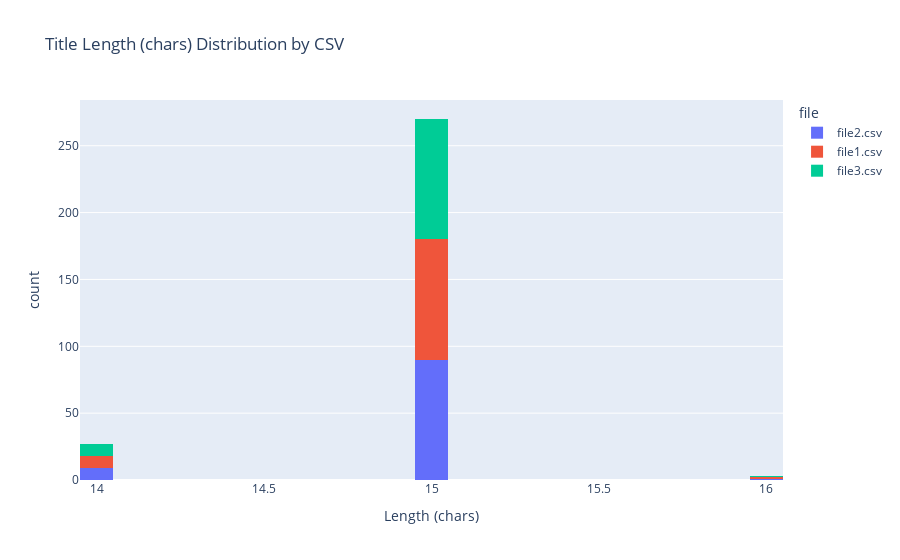

Write notebook code for a chart like this one.
### Code cell
# 3. Title length distribution
fig_title = px.histogram(combined_df, x='title_len', color='file', nbins=30,
                         title='Title Length (chars) Distribution by CSV',
                         labels={'title_len': 'Length (chars)', 'count': 'Frequency'})
fig_title.show()
# fig_title.write_image("title_length_distribution.png")

### Figure 1 — Plotly figure (JSON) as saved in the notebook; plotly's stock layout.template omitted (floating-point values rounded to 4 significant figures)
{"data": [{"bingroup": "x", "hovertemplate": "file=file2.csv<br>Length (chars)=%{x}<br>count=%{y}<extra></extra>", "legendgroup": "file2.csv", "marker": {"color": "#636efa", "pattern": {"shape": ""}}, "name": "file2.csv", "nbinsx": 30, "orientation": "v", "showlegend": true, "type": "histogram", "x": [14, 14, 14, 14, 14, 14, 14, 14, 14, 15, 15, 15, 15, 15, 15, 15, 15, 15, 15, 15, 15, 15, 15, 15, 15, 15, 15, 15, 15, 15, 15, 15, 15, 15, 15, 15, 15, 15, 15, 15, 15, 15, 15, 15, 15, 15, 15, 15, 15, 15, 15, 15, 15, 15, 15, 15, 15, 15, 15, 15, 15, 15, 15, 15, 15, 15, 15, 15, 15, 15, 15, 15, 15, 15, 15, 15, 15, 15, 15, 15, 15, 15, 15, 15, 15, 15, 15, 15, 15, 15, 15, 15, 15, 15, 15, 15, 15, 15, 15, 16], "xaxis": "x", "yaxis": "y"}, {"bingroup": "x", "hovertemplate": "file=file1.csv<br>Length (chars)=%{x}<br>count=%{y}<extra></extra>", "legendgroup": "file1.csv", "marker": {"color": "#EF553B", "pattern": {"shape": ""}}, "name": "file1.csv", "nbinsx": 30, "orientation": "v", "showlegend": true, "type": "histogram", "x": [14, 14, 14, 14, 14, 14, 14, 14, 14, 15, 15, 15, 15, 15, 15, 15, 15, 15, 15, 15, 15, 15, 15, 15, 15, 15, 15, 15, 15, 15, 15, 15, 15, 15, 15, 15, 15, 15, 15, 15, 15, 15, 15, 15, 15, 15, 15, 15, 15, 15, 15, 15, 15, 15, 15, 15, 15, 15, 15, 15, 15, 15, 15, 15, 15, 15, 15, 15, 15, 15, 15, 15, 15, 15, 15, 15, 15, 15, 15, 15, 15, 15, 15, 15, 15, 15, 15, 15, 15, 15, 15, 15, 15, 15, 15, 15, 15, 15, 15, 16], "xaxis": "x", "yaxis": "y"}, {"bingroup": "x", "hovertemplate": "file=file3.csv<br>Length (chars)=%{x}<br>count=%{y}<extra></extra>", "legendgroup": "file3.csv", "marker": {"color": "#00cc96", "pattern": {"shape": ""}}, "name": "file3.csv", "nbinsx": 30, "orientation": "v", "showlegend": true, "type": "histogram", "x": [14, 14, 14, 14, 14, 14, 14, 14, 14, 15, 15, 15, 15, 15, 15, 15, 15, 15, 15, 15, 15, 15, 15, 15, 15, 15, 15, 15, 15, 15, 15, 15, 15, 15, 15, 15, 15, 15, 15, 15, 15, 15, 15, 15, 15, 15, 15, 15, 15, 15, 15, 15, 15, 15, 15, 15, 15, 15, 15, 15, 15, 15, 15, 15, 15, 15, 15, 15, 15, 15, 15, 15, 15, 15, 15, 15, 15, 15, 15, 15, 15, 15, 15, 15, 15, 15, 15, 15, 15, 15, 15, 15, 15, 15, 15, 15, 15, 15, 15, 16], "xaxis": "x", "yaxis": "y"}], "layout": {"barmode": "relative", "legend": {"title": {"text": "file"}, "tracegroupgap": 0}, "title": {"text": "Title Length (chars) Distribution by CSV"}, "xaxis": {"anchor": "y", "domain": [0, 1], "title": {"text": "Length (chars)"}}, "yaxis": {"anchor": "x", "domain": [0, 1], "title": {"text": "count"}}}}
